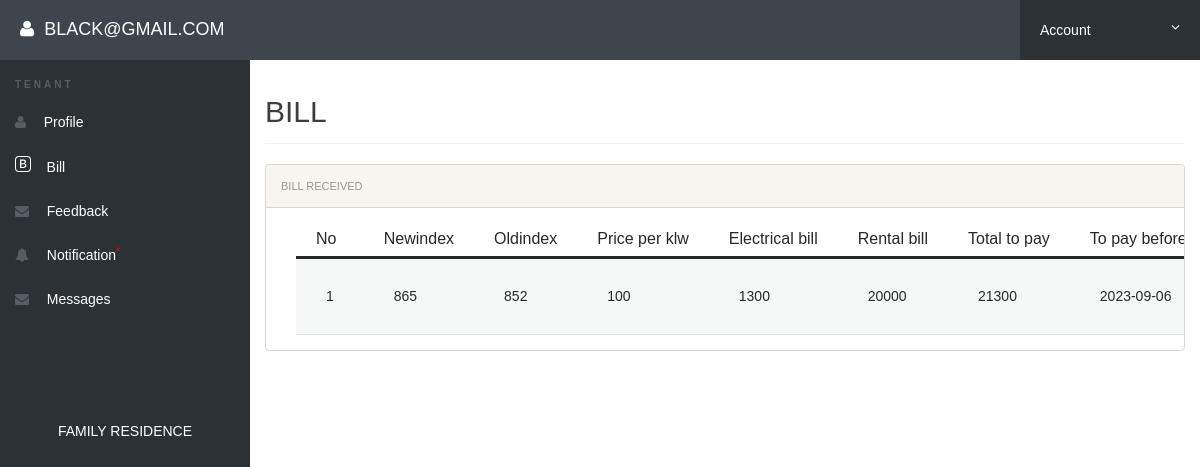
The page /tenant_bill.php (signed in) on the database its author committed.
### tables this page shows
CREATE TABLE `bill` (
  `Newindex` int(11) NOT NULL,
  `id` int(11) NOT NULL,
  `Oldindex` int(11) NOT NULL,
  `KW` int(11) NOT NULL,
  `klw` int(11) NOT NULL,
  `rentalbill` int(11) NOT NULL,
  `total_to_pay` int(11) NOT NULL,
  `to_pay_before` date NOT NULL,
  `tenant_id` int(11) NOT NULL,
  `email` varchar(255) NOT NULL
);

### tenant_bill.php (the view, shortened to what this page needs)
<?php
include('includes/config.php');
if(strlen($_SESSION['alogin'])==0)
	{
header('location:index_tenant.php');
}
else{
 ?>
<!doctype html>
<html lang="en" class="no-js">
<head>
	<link rel="stylesheet" href="styletenant1.css">
	<link rel="stylesheet" href="css/font-awesome.min.css">
	<link rel="stylesheet" href="css/bootstrap.min.css">
	<link rel="stylesheet" href="css/dataTables.bootstrap.min.css">
	<link rel="stylesheet" href="css/bootstrap-social.css">
	<link rel="stylesheet" href="css/bootstrap-select.css">
	<link rel="stylesheet" href="css/fileinput.min.css">
	<link rel="stylesheet" href="css/awesome-bootstrap-checkbox.css">
	<link rel="stylesheet" href="css/style.css">
</head>
<body>
	<?php include('includes/header_tenant.php');?>
	<div class="ts-main-content">
		<?php include('includes/leftbar_tenant.php');?>
		<div class="content-wrapper">
			<div class="container-fluid">
				<div class="row">
					<div class="col-md-12">
						<h2 class="page-title">BILL</h2>
						<div class="panel panel-default">
						<div class="panel-heading">Bill Received</div>
							<div class="panel-body">
							<div class="container">
								<div class="con" style="overflow-x: auto;">
									<table>
										<tr id="items">
											<th style="margin-right: 100px;">No</th>
											<th>Newindex</th>
											<th>Oldindex</th>
											<th>Price per klw</th>
											<th>Electrical bill</th>
											<th>Rental bill</th>
											<th>Total to pay</th>
											<th>To pay before</th>
											</tr>
											<?php
												$session_email = $_SESSION['alogin'];
												$sql = "SELECT * FROM  bill INNER JOIN tenants on bill.tenant_id = tenants.tenant_id WHERE tenants.email = '$session_email'";
												$query = $dbh -> prepare($sql);
												$query->execute();
												$results=$query->fetchAll(PDO::FETCH_OBJ);
												$cnt=1;
												if($query->rowCount() > 0){
													foreach($results as $result){
														?>
														<tr>
															<td><?php echo htmlentities($cnt);?></td>
															<td><?php echo htmlentities($result->Newindex);?></td>
															<td><?php echo htmlentities($result->Oldindex);?></td>
															<td><?php echo htmlentities($result->KW);?></td>
															<td><?php echo htmlentities($result->klw);?></td>
															<td><?php echo htmlentities($result->rentalbill);?></td>
															<td><?php echo htmlentities($result->total_to_pay);?></td>
															<td><?php echo htmlentities($result->to_pay_before);?></td>
														</tr>
														<?php $cnt=$cnt+1; }} ?>
										</table>
								</div>
							</div>
						</div>
					</div>
				</div>
					</div>
				</div>
			</div>
		</div>
</body>
</html>
<?php } ?>

### styletenant1.css (style rules this page uses)
* { margin: 0; padding: 0; box-sizing: border-box; font-family: 'Poppins', sans-serif; }
body { align-items: center; justify-content: center; }
table { color: rgb(41, 40, 40); }
th { font-size: 16px; border-bottom: 3px solid rgb(41, 40, 40); padding: 50px 20px; font-weight: 500; }
td { font-weight: 400; padding: 5px 30px; font-size: 14px; }
tr:nth-child(2n) { background-color: #f6f8f8; }
tr:nth-child(2n) td { border-bottom: 1px solid #e0e0e0; border-top: 1px solid #e0e0e0; }

### css/style.css (style rules this page uses)
html { font-size: 14px; }
@media only screen and (min-width: 480px) { html { font-size: 17px; } }
@media only screen and (min-width: 768px) { html { font-size: 14px; } }
body { font-size: 1em; }
.panel { overflow: hidden; }
.page-title { padding-bottom: 15px; margin-bottom: 20px; border-bottom: 1px solid #f0f0f0; }
.ts-main-content .content-wrapper { padding-top: 15px; margin-top: 60px; }
@media only screen and (min-width: 992px) { .ts-main-content .content-wrapper { margin-left: 250px; } }

### tenant_bill.php (style rules this page uses)
* { margin: 0; padding: 0; box-sizing: border-box; font-family: 'Poppins', sans-serif; }
body { align-items: center; justify-content: center; min-width: 100vh; }
table { color: rgb(41, 40, 40); }
th { font-size: 16px; border-bottom: 3px solid rgb(41, 40, 40); padding: 5px 20px; font-weight: 500; }
td { font-weight: 400; padding: 5px 30px; font-size: 14px; }
tr:nth-child(2n) { background-color: #f6f8f8; }
tr:nth-child(2n) td { border-bottom: 1px solid #e0e0e0; border-top: 1px solid #e0e0e0; }

### rows shown on the page
bill: Newindex "865", Oldindex "852", KW "100", klw "1300", rentalbill "20000", total_to_pay "21300", to_pay_before "2023-09-06"

### other values the page prints
$_SESSION['alogin'] "BLACK@GMAIL.COM"
